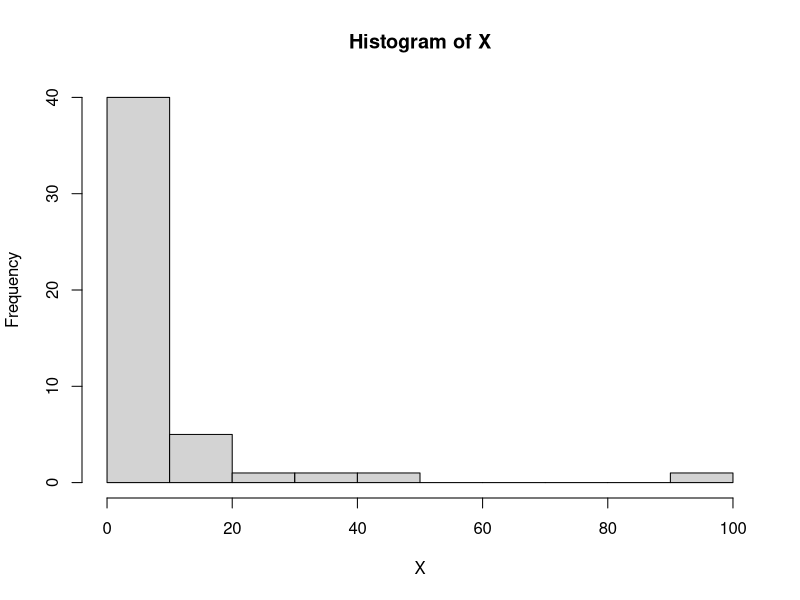
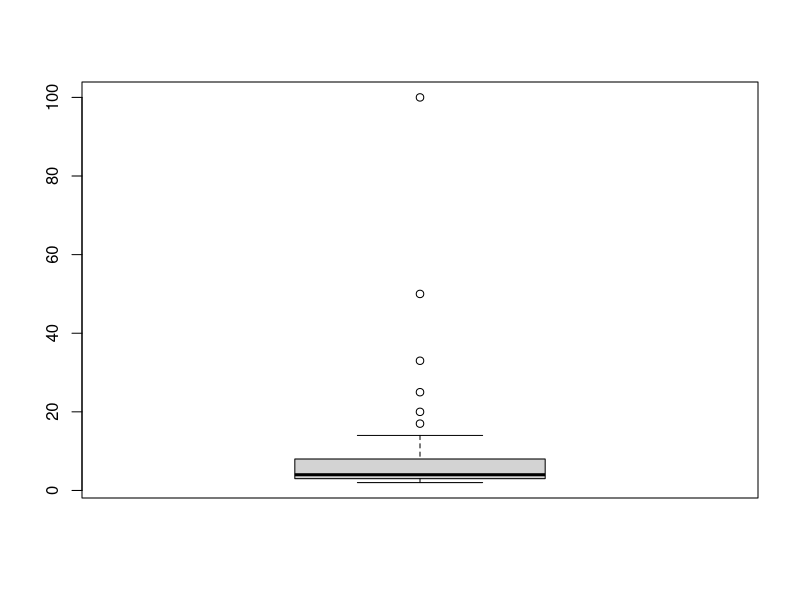
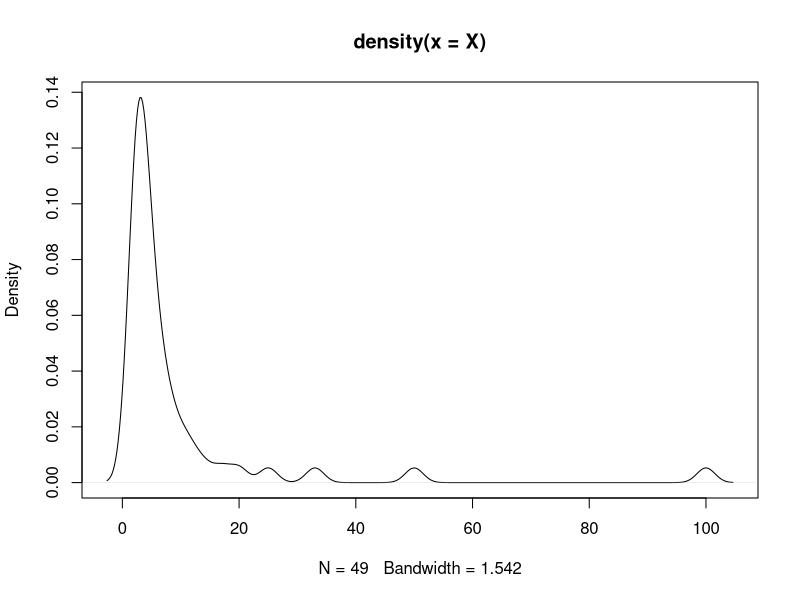
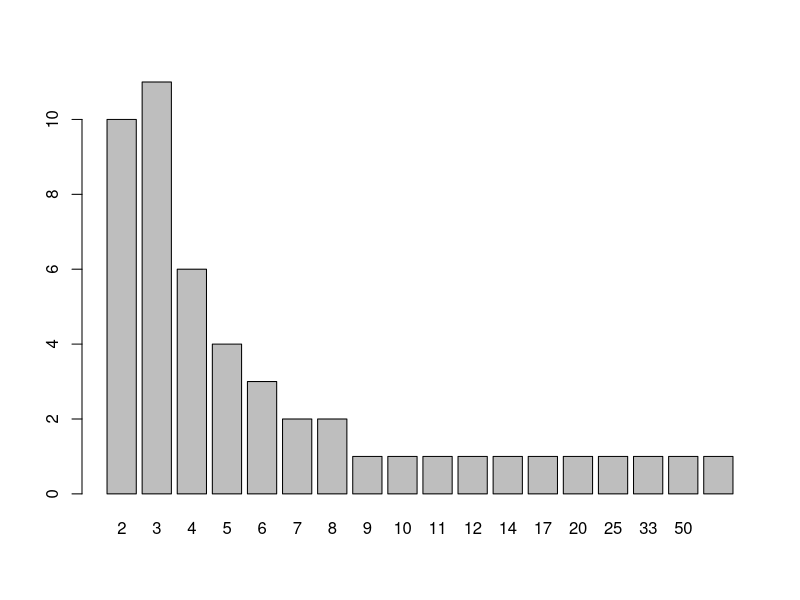
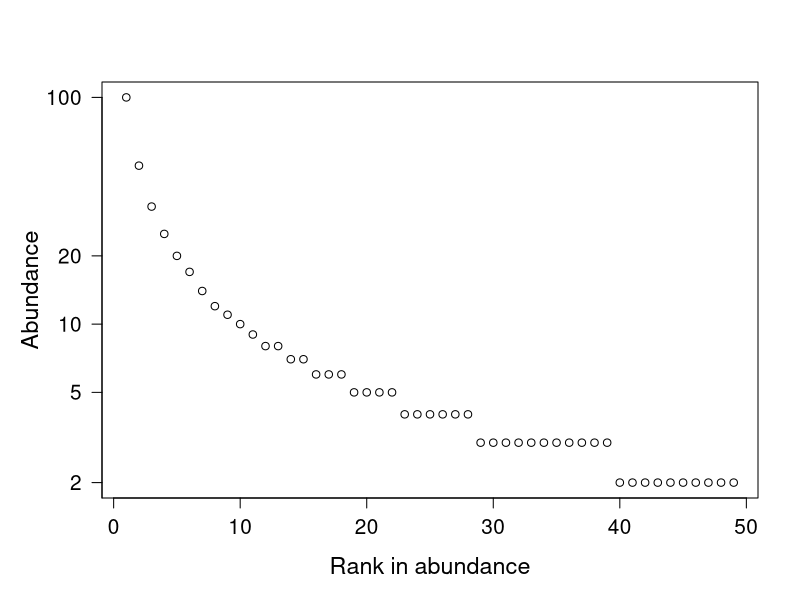
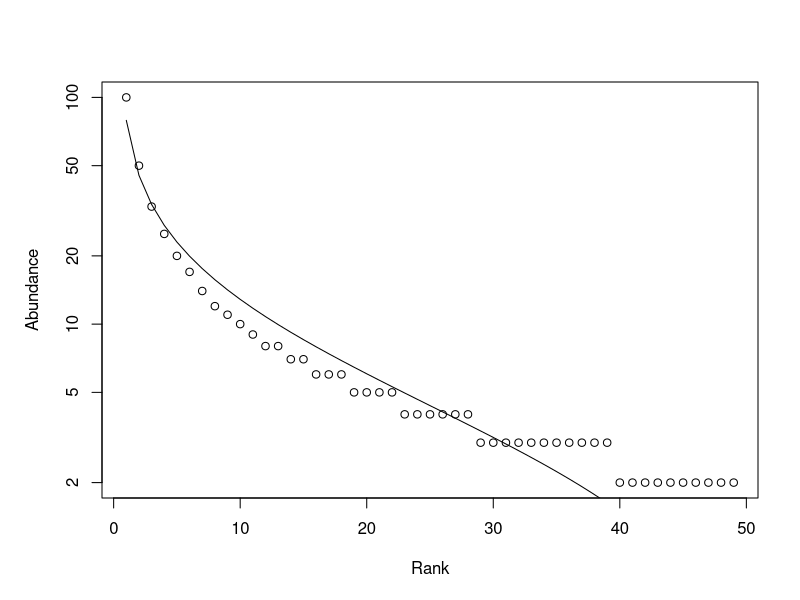
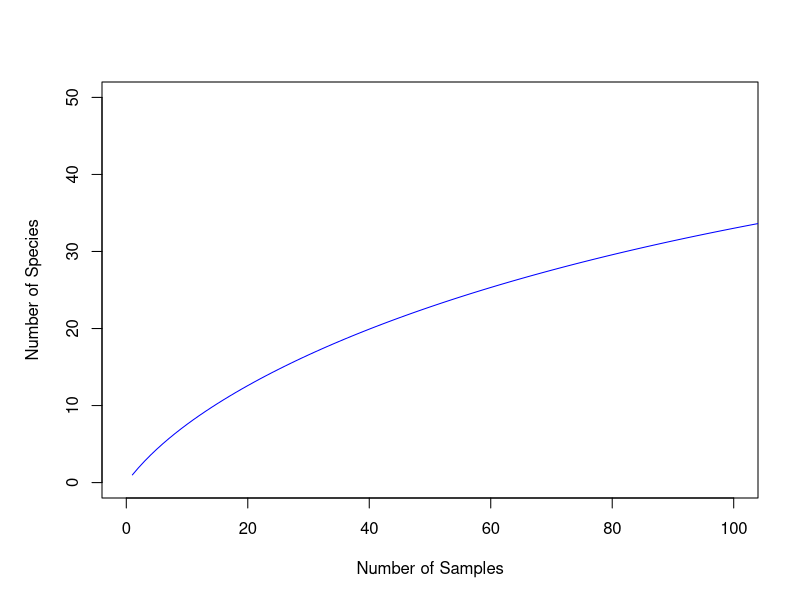
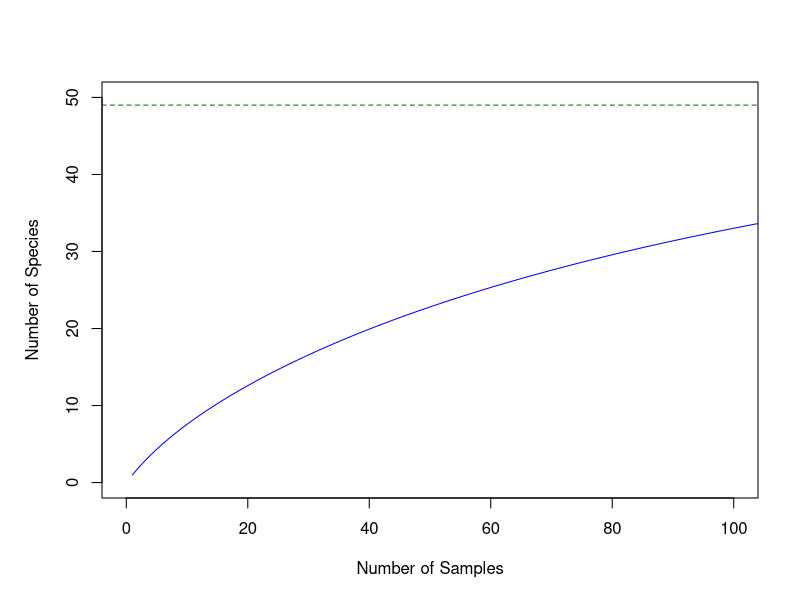

Recreate these plots in R, in order.
## ---- chunk 1
# rm(list = ls())
#install.packages("vegan") # run this code if you have not previously installed vegan
library(vegan)
## ---- chunk 2
flavors <- c("Berry Blue", "Blueberry", "Bubble Gum", "Buttered Popcorn", "Cantaloupe", "Cappuccino", "Caramel Corn", "Chocolate Pudding", "Cinnamon", "Coconut", "Cotton Candy", "A&W Cream Soda", "Crushed Pineapple", "Dr Pepper", "French Vanilla", "Green Apple", "Island Punch", "Juicy Pear", "Kiwi", "Sunkist Lemon", "Lemon Drop", "Lemon Lime", "Licorice", "Sunkist Lime",  "Mango", "Margarita", "Mixed Berry Smoothie", "Sunkist Orange", "Orange Sherbet", "Peach", "Pina Colada", "Sunkist Pink Grapefruit", "Plum", "Pomegranate", "Raspberry", "Red Apple", "A&W Root Beer", "Sizzling Cinnamon", "Sour Cherry", "Strawberry Cheesecake", "Strawberry Daquiri", "Strawberry Jam", "Sunkist Tangerine", "Toasted Marshmallow", "Top Banana", "Tutti-Fruitti", "Very Cherry", "Watermelon", "Wild Blackberry")

set.seed(123) # for reproducibility

# A typical jellybean sempling: pretty even community
jellybeans <- sample(10:50, size = 49, replace = TRUE)
names(jellybeans) <- flavors

# A very uneven community: few dominant, many rare
community <- round(100 / (1:length(flavors)))  
names(community) <- flavors
## ---- chunk 3
X <- community
## ---- chunk 4
class(X)
## ---- chunk 5
length(X)        # Number of elements
head(X)          # First few values
tail(X)          # Last few values
summary(X)       # Min, 1st Qu., Median, Mean, 3rd Qu., Max
## ---- chunk 6
mean(X)          # Average
median(X)        # Middle value
sd(X)            # Standard deviation
var(X)           # Variance
range(X)         # Min and max
quantile(X)      # Percentiles
## ---- chunk 7
hist(X)                  # Histogram
boxplot(X)               # Boxplot
plot(density(X))         # Density plot
barplot(table(X))        # Barplot for categorical or rounded data
## ---- chunk 8
table(X)                 # Frequency table
unique(X)                # Unique values
## ---- chunk 9
any(is.na(X))            # Are there any missing values?
sum(is.na(X))            # How many missing values?
which(is.na(X))          # Where are the missing values?
## ---- chunk 10
RAC <- function(x = ""){
  x = as.vector(x)
  x.ab = x[x > 0]
  x.ab.ranked = x.ab[order(x.ab, decreasing = TRUE)]
  return(x.ab.ranked)
  }
## ---- chunk 11
plot.new()
site1 <- t(as.matrix(X))

rac <- RAC(x = site1)
ranks <- as.vector(seq(1, length(rac)))
opar <- par(no.readonly = TRUE)                       # Saves default plot parameters
par(mar = c(5.1, 5.1, 4.1, 2.1))                      # New settings for par
plot(ranks, log(rac), type = 'p', axes = F,           # Plots w/o axes
     xlab = "Rank in abundance", ylab = "Abundance",
     las = 1, cex.lab = 1.4, cex.axis = 1.25)

box()                                                 # Manually adds border
axis(side = 1, labels = T, cex.axis = 1.25)           # Manually adds X-axis
axis(side = 2, las = 1, cex.axis = 1.25,              # Manually adds Log-Scaled Y-axis
     labels = c(1, 2, 5, 10, 20, 100), at = log(c(1, 2, 5, 10, 20, 100)))

par <- opar                                           # Resets plotting parameters
## ---- chunk 12
mod <- rad.lognormal(site1)
mod
plot(mod)
## ---- chunk 13
rarecurve(site1, step = 1, col = "blue", label = FALSE,
          xlab = "Number of Samples",
          ylab = "Number of Species", 
          xlim = c(0, 100), ylim = c(0, 50))
## ---- chunk 14
observed_richness <- sum(X > 0)

rarecurve(site1, step = 1, col = "blue", label = FALSE,
          xlab = "Number of Samples",
          ylab = "Number of Species", 
          xlim = c(0, 100), ylim = c(0, 50))

abline(h = observed_richness, col = "darkgreen", lty = 2)
## ---- chunk 15
F1 <- sum(X==1) # number of singletons
F2 <- sum(X==2) # number of doubletons

S.obs <- function(x = ""){
  rowSums(x > 0) * 1
  }

S.obs(site1)

S.chao1 <- function(x = ""){
  S.obs(x) + (F1^2) / (2 * F2)
}

S.chao1(site1)
## ---- chunk 16
Evar <- function(x){
  x <- as.vector(x[x > 0])
  1 - (2/pi)*atan(var(log(x)))
  }

Evar(site1)
## ---- chunk 17
ShanH <- function(x = ""){
  H = 0
  for (n_i in x){
    if(n_i > 0) {
      p = n_i / sum(x)
      H = H - p*log(p) 
    }
  }
  return(H)
}

ShanH(site1)
